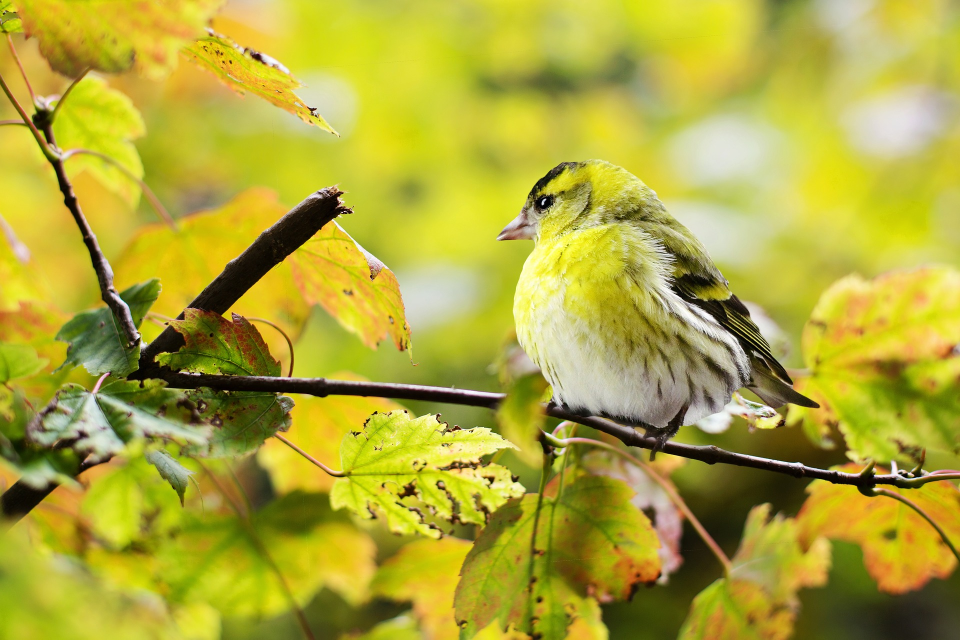
#> input picture opencv_prac/test_data/bird.jpg, 1920 x 1279 px (shown at 1/2 size)
$ python image_color_ch.py   (Python 2 division)
#> lines starting #> are read from the running program, lines starting #| are printed output that depends on the picture
#-*- coding: utf-8 -*-

import cv2
import numpy as np

image_data = cv2.imread("./test_data/bird.jpg")
#> image_data is the input picture: shape (1279, 1920, 3); mean B, G, R 55.9, 167.6, 175.5

#元サイズだとでかいので1/4にしとく
hight = image_data.shape[0] #高さ
#> hight = 1279
width = image_data.shape[1] #幅
#> width = 1920
image_data = cv2.resize(image_data,(width/4,hight/4))
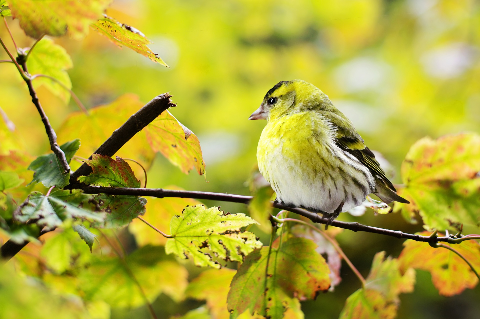
#> image_data: shape (319, 480, 3); mean B, G, R 55.7, 167.4, 175.3

#下記の作業がRGBの値を分離してその値を白黒画像で表す
RGB = cv2.split(image_data)
Blue = RGB[0]#Blueを0~255で表す=>0~255のみなので白黒
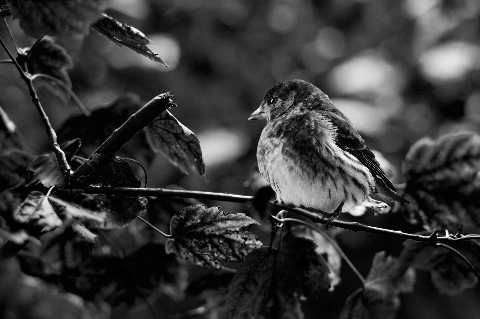
#> Blue: shape (319, 480); min 0, max 255, mean 55.7
Green = RGB[1]
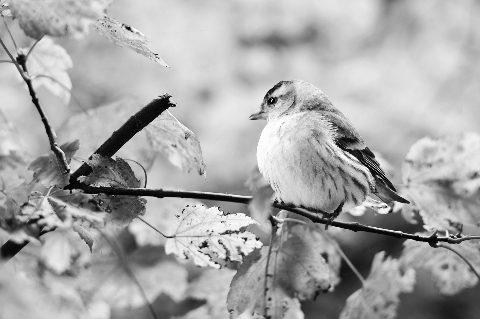
#> Green: shape (319, 480); min 0, max 255, mean 167.4
Red = RGB[2]
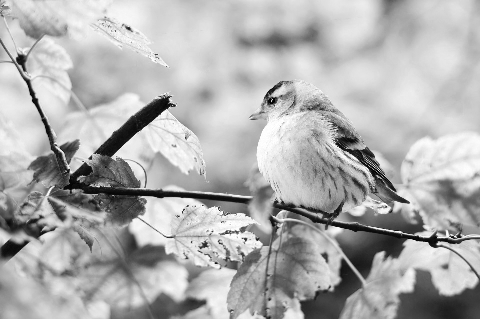
#> Red: shape (319, 480); min 0, max 255, mean 175.3

#単色画像を作成する
zeros = np.zeros((hight/4, width/4), image_data.dtype)
img_blue = cv2.merge((Blue, zeros,zeros))
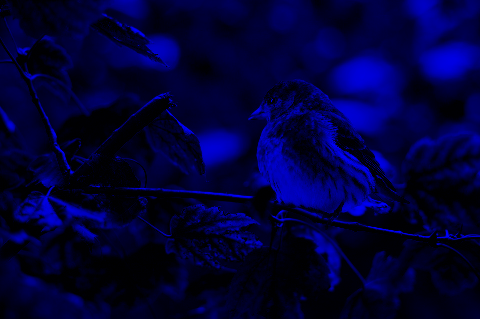
#> img_blue: shape (319, 480, 3); mean of channels 0, 1, 2 55.7, 0, 0; drawn as B, G, R
img_green = cv2.merge((zeros,Green,zeros))
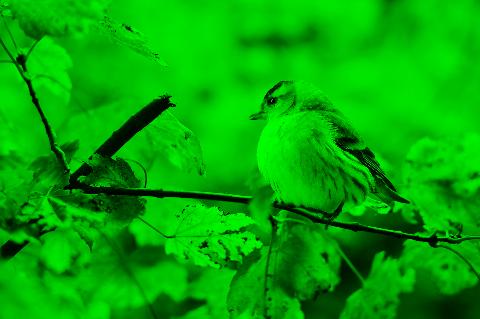
#> img_green: shape (319, 480, 3); mean of channels 0, 1, 2 0, 167.4, 0; drawn as B, G, R
img_red = cv2.merge((zeros,zeros,Red))
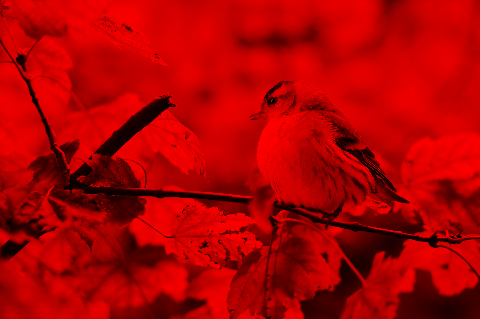
#> img_red: shape (319, 480, 3); mean of channels 0, 1, 2 0, 0, 175.3; drawn as B, G, R

cv2.imshow("Blue",img_blue)
cv2.imshow("Green",img_green)
cv2.imshow("Red",img_red)
cv2.imshow("Add",img_blue+img_green+img_red) #RGBの単色データ同士を足すと元データになる

cv2.waitKey(0)
cv2.destroyAllWindows()

$ run again, with opencv_prac/test_data/batterfly.jpg copied over opencv_prac/test_data/bird.jpg
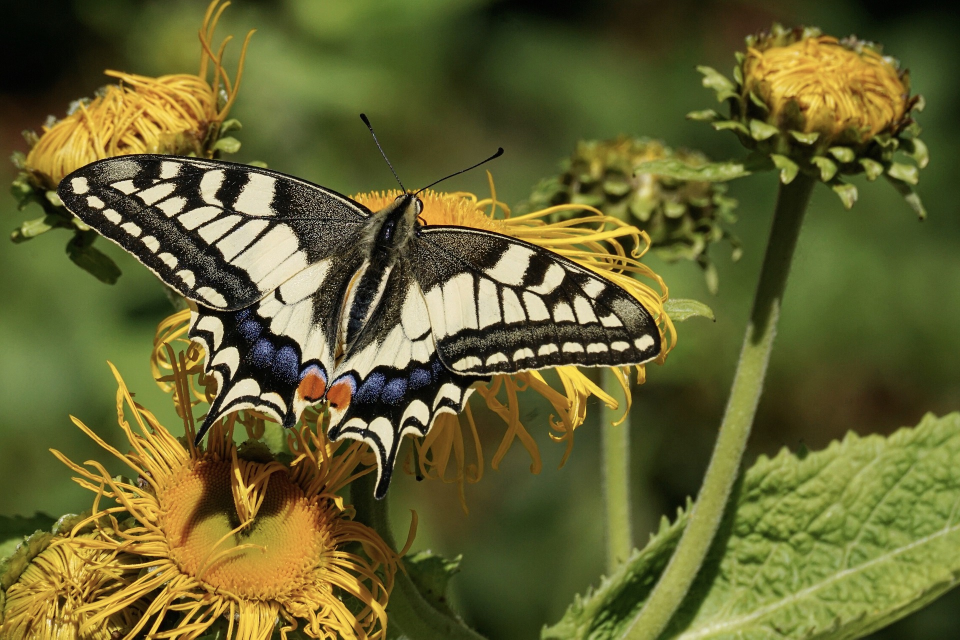
#> input picture opencv_prac/test_data/batterfly.jpg, 1920 x 1279 px (shown at 1/2 size)
#> image_data is the input picture: shape (1279, 1920, 3); mean B, G, R 48.1, 98.9, 101
#> image_data: shape (319, 480, 3)
#> `img_green = cv2.merge((zeros,Green,zeros))`:
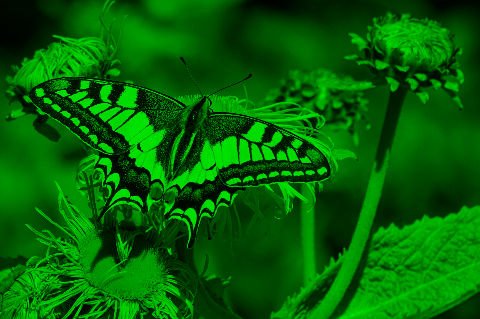
#> img_green: shape (319, 480, 3); mean of channels 0, 1, 2 0, 98.8, 0; drawn as B, G, R
#> `img_red = cv2.merge((zeros,zeros,Red))`:
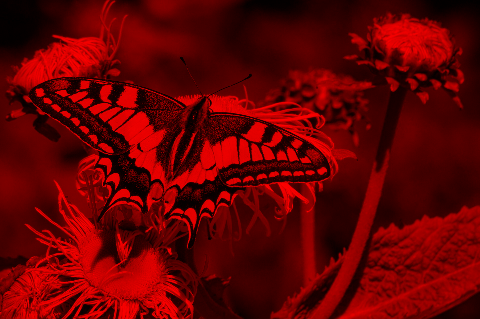
#> img_red: shape (319, 480, 3); mean of channels 0, 1, 2 0, 0, 100.9; drawn as B, G, R
